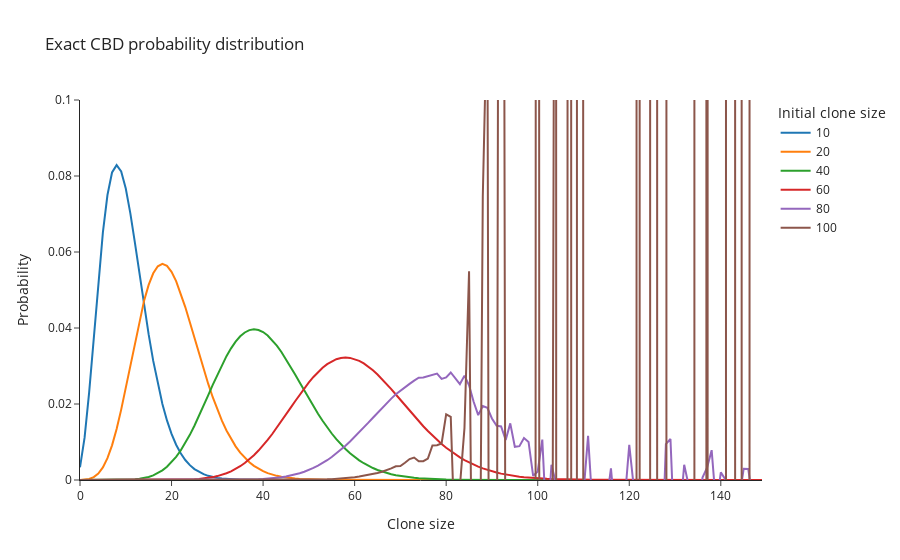

Notebook code cell kept with this figure:
### Markdown cell above
## Computational limit of the exact solution

Overflow int precision make the exact computation of the probability distribution faulty for large sizes.

### Code cell
# Evaluate the pmf at an array of parameters
init_sizes = [10, 20, 40, 60, 80, 100]
delta_t = 1
fitness = 0

fig = go.Figure()
for i in init_sizes:
    # Array of size values where probability is computed
    sizes = np.arange(start=0, stop=150)
    prob_sizes = distributions.exact_clone_size_pmf(sizes=sizes, delta_t=delta_t, init_size=i, s=fitness)
    
    fig.add_trace(
        go.Scatter(x=sizes, y=prob_sizes, name=str(i)))
fig.update_layout(title = 'Exact CBD probability distribution',
                  yaxis_range=[0,0.1],
                  legend=dict(title='Initial clone size'))
fig.update_layout(xaxis_title='Clone size',
                  yaxis_title='Probability')

fig.show()
fig.write_image(path + 'Exact distribution.png', scale=10)
fig.write_image(path + 'Exact distribution.svg')

### Figure 1 — Plotly figure (JSON) as saved in the notebook; plotly's stock layout.template omitted (floating-point values rounded to 4 significant figures; data arrays with more than 128 entries replaced by an {"elided": "..."} marker saying what was removed)
{"data": [{"name": "10", "type": "scatter", "x": {"elided": "150 int values"}, "y": {"elided": "150 float values"}}, {"name": "20", "type": "scatter", "x": {"elided": "150 int values"}, "y": {"elided": "150 float values"}}, {"name": "40", "type": "scatter", "x": {"elided": "150 int values"}, "y": {"elided": "150 float values"}}, {"name": "60", "type": "scatter", "x": {"elided": "150 int values"}, "y": {"elided": "150 float values"}}, {"name": "80", "type": "scatter", "x": {"elided": "150 int values"}, "y": {"elided": "150 float values"}}, {"name": "100", "type": "scatter", "x": {"elided": "150 int values"}, "y": {"elided": "150 float values"}}], "layout": {"legend": {"title": {"text": "Initial clone size"}}, "title": {"text": "Exact CBD probability distribution"}, "xaxis": {"title": {"text": "Clone size"}}, "yaxis": {"range": [0, 0.1], "title": {"text": "Probability"}}}}
